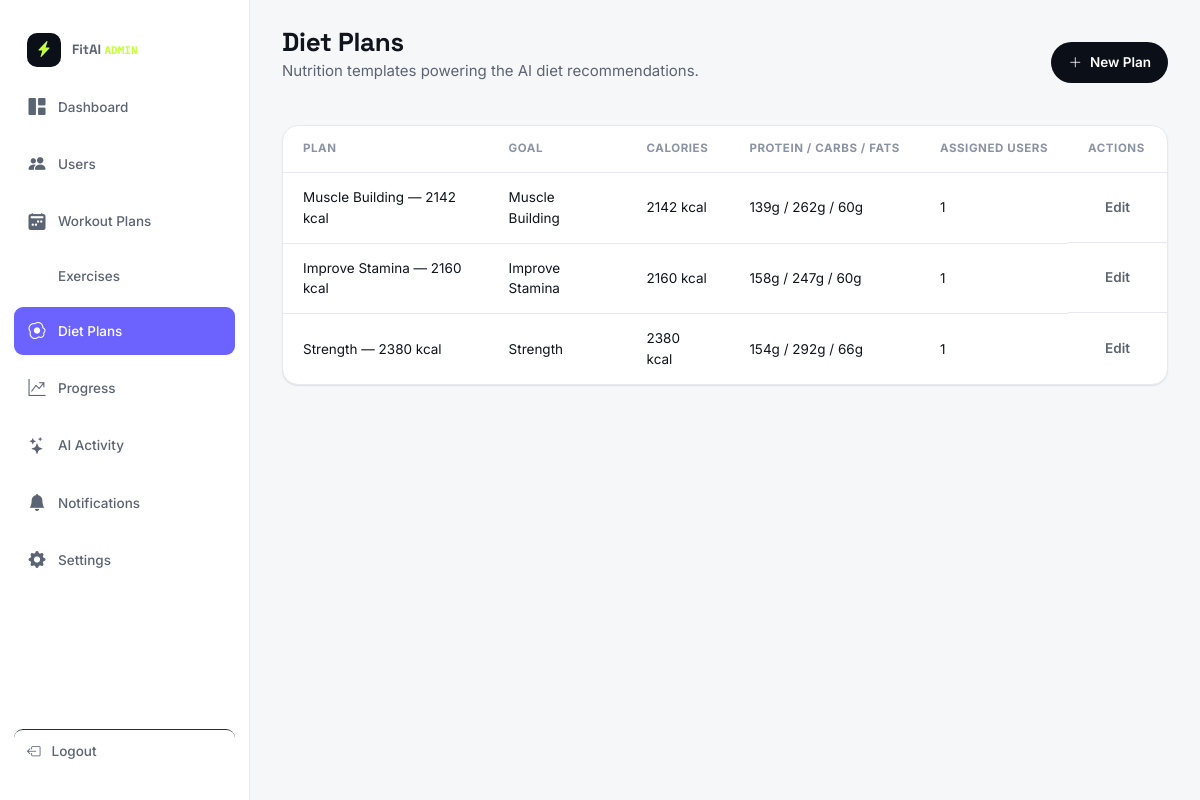
Page /admin-panel/diet-plans/ (signed in) on the committed database.
### core/models.py (models this page shows, shortened)
class DietTarget(models.Model):
    user = models.OneToOneField(User, on_delete=models.CASCADE, related_name="diet_target")
    calorie_target = models.PositiveSmallIntegerField(default=2400)
    protein_target = models.PositiveSmallIntegerField(default=150)
    carbs_target = models.PositiveSmallIntegerField(default=250)
    fat_target = models.PositiveSmallIntegerField(default=70)

class UserProfile(models.Model):
    user = models.OneToOneField(User, on_delete=models.CASCADE, related_name="profile")
    mobile = models.CharField(max_length=20, blank=True)
    goal = models.CharField(max_length=30, choices=GOAL_CHOICES, blank=True)
    age = models.PositiveSmallIntegerField(null=True, blank=True)
    gender = models.CharField(max_length=10, choices=GENDER_CHOICES, blank=True)
    height_cm = models.FloatField(null=True, blank=True)
    weight_kg = models.FloatField(null=True, blank=True)
    target_weight_kg = models.FloatField(null=True, blank=True)
    fitness_level = models.CharField(max_length=20, choices=FITNESS_LEVEL_CHOICES, default="Beginner")
    activity_level = models.CharField(max_length=20, choices=ACTIVITY_LEVEL_CHOICES, default="Moderately Active")
    measurements = models.CharField(max_length=255, blank=True)
    workout_location = models.CharField(max_length=10, choices=LOCATION_CHOICES, blank=True)
    workout_days = models.PositiveSmallIntegerField(default=5)
    workout_duration = models.CharField(max_length=20, blank=True)
    workout_time = models.CharField(max_length=20, blank=True)
    equipment = models.JSONField(default=list, blank=True)
    onboarding_complete = models.BooleanField(default=False)
    created_at = models.DateTimeField(auto_now_add=True)

### core/views.py (the view)
# urls.py: path("admin-panel/diet-plans/", views.admin_diet_plans, name="admin_diet_plans"),
@staff_required
def admin_diet_plans(request):
    targets = m.DietTarget.objects.select_related("user__profile")
    grouped = {}
    for t in targets:
        goal = t.user.profile.goal if hasattr(t.user, "profile") else "General"
        key = (goal, t.calorie_target)
        entry = grouped.setdefault(key, {
            "name": f"{goal or 'General'} — {t.calorie_target} kcal", "goal": goal,
            "calories": t.calorie_target, "protein": t.protein_target, "carbs": t.carbs_target,
            "fat": t.fat_target, "users": 0,
        })
        entry["users"] += 1
    return render(request, "admin_panel/diet_plans.html", {"plan_groups": list(grouped.values())})

### core/context_processors.py (called while the page is built)
def ensure_csrf_cookie(request):
    get_token(request)
    return {}

def app_context(request):
    ctx = {}
    if request.user.is_authenticated:
        profile, _ = UserProfile.objects.get_or_create(user=request.user)
        ctx["current_profile"] = profile
        ctx["unread_notifications_count"] = Notification.objects.filter(user=request.user, is_read=False).count()
        ctx["recent_notifications"] = Notification.objects.filter(user=request.user)[:6]
    return ctx

### core/views.py (called while the page is built)
def staff_required(view_func):
    @wraps(view_func)
    def wrapped(request, *args, **kwargs):
        if not (request.user.is_authenticated and request.user.is_staff):
            return redirect("admin_login")
        return view_func(request, *args, **kwargs)
    return wrapped

### templates/admin_panel/diet_plans.html (shortened to what this page needs)
{% extends "base.html" %}
{% load static %}
{% block extra_css %}<link rel="stylesheet" href="{% static 'css/dashboard.css' %}"><link rel="stylesheet" href="{% static 'css/admin.css' %}">{% endblock %}
{% block content %}
<div class="app-shell">
  {% include "components/admin_sidebar.html" with active="diet" %}
  <main class="main-content" id="main-content">
    <div class="topbar">
      <div class="topbar__greeting"><h1>Diet Plans</h1><p class="muted">Nutrition templates powering the AI diet recommendations.</p></div>
      <div class="topbar__actions"><a href="/admin/core/diettarget/add/" class="btn btn-dark btn-sm"><i class="bi bi-plus-lg"></i> New Plan</a></div>
    </div>
    <section class="card">
      <div class="table-wrap">
        <table class="admin-table">
          <thead><tr><th>Plan</th><th>Goal</th><th>Calories</th><th>Protein / Carbs / Fats</th><th>Assigned Users</th><th>Actions</th></tr></thead>
          <tbody>
            {% for g in plan_groups %}
            <tr>
              <td data-label="Plan">{{ g.name }}</td>
              <td data-label="Goal">{{ g.goal|default:"—" }}</td>
              <td data-label="Calories">{{ g.calories }} kcal</td>
              <td data-label="Macros">{{ g.protein }}g / {{ g.carbs }}g / {{ g.fat }}g</td>
              <td data-label="Users">{{ g.users }}</td>
              <td data-label="Actions" class="table-actions"><a href="/admin/core/diettarget/" class="btn btn-ghost btn-sm">Edit</a></td>
            </tr>
            {% empty %}
            <tr><td colspan="6" class="muted" style="text-align:center;padding:24px;">No diet plans yet.</td></tr>
            {% endfor %}
          </tbody>
        </table>
      </div>
    </section>
  </main>
</div>
{% endblock %}

### static/css/style.css (style rules this page uses)
:root { --navy-950:#0B0F17; --navy-900:#10151F; --navy-800:#171E2B; --navy-700:#232C3D; --line:#2A3346; --line-soft:#E7E9EE; --paper:#F6F7F9; --surface:#FFFFFF; --ink:#10141C; --ink-soft:#5B6472; --ink-faint:#8A93A3; --lime:#C6FF3D; --lime-ink:#1C2405; --violet:#6C63FF; --violet-soft:#EFEEFF; --red:#FF5C5C; --amber:#FFB020; --green:#2ED374; --r-sm:10px; --r-md:16px; --r-lg:24px; --r-pill:999px; --shadow-sm:0 1px 2px rgba(16,20,28,.06), 0 1px 1px rgba(16,20,28,.04); --shadow-md:0 8px 24px -8px rgba(16,20,28,.16); --shadow-lg:0 20px 48px -16px rgba(16,20,28,.28); --font-display:'Space Grotesk', 'Arial Narrow', sans-serif; --font-body:'Inter', -apple-system, BlinkMacSystemFont, sans-serif; --font-mono:'IBM Plex Mono', ui-monospace, monospace; --container:1240px; }
*,*::before,*::after { box-sizing:border-box; }
html { scroll-behavior:smooth; }
body { margin:0; font-family:var(--font-body); background:var(--paper); color:var(--ink); font-size:15px; line-height:1.55; -webkit-font-smoothing:antialiased; }
h1,h2,h3,h4,h5 { font-family:var(--font-display); color:var(--ink); margin:0 0 .5em; line-height:1.1; letter-spacing:-0.01em; }
p { margin:0 0 1em; }
a { color:inherit;text-decoration:none; }
.btn { display:inline-flex;align-items:center;justify-content:center;gap:8px; padding:13px 22px; border-radius:var(--r-pill); font-weight:600;font-size:14.5px; border:1.5px solid transparent; cursor:pointer; transition:transform .15s ease, box-shadow .15s ease, background .15s ease, color .15s ease, border-color .15s ease; min-height:46px; }
.btn-dark { background:var(--navy-950);color:#fff; }
.btn-ghost { background:transparent;color:var(--ink-soft);border-color:transparent; }
.btn-sm { padding:9px 16px;min-height:36px;font-size:13.5px; }
.card { background:var(--surface); border:1px solid var(--line-soft); border-radius:var(--r-md); box-shadow:var(--shadow-sm); }
.muted { color:var(--ink-soft); }
.app-shell { display:flex;height:100vh;overflow:hidden;background:var(--paper); }
.main-content { flex:1;min-width:0;height:100vh;overflow-y:auto;padding:28px 32px 100px; }
.topbar { display:flex;align-items:center;justify-content:space-between;gap:16px;margin-bottom:28px;flex-wrap:wrap; }
.topbar__greeting h1 { font-size:26px;margin-bottom:2px; }
.topbar__actions { display:flex;align-items:center;gap:10px;position:relative; }

### static/css/responsive.css (style rules this page uses)
html, body { width: 100%; max-width: 100%; overflow-x: hidden; }
body { min-width: 320px; }
* { box-sizing: border-box; }

### static/css/admin.css (style rules this page uses)
.table-wrap { overflow-x:auto; }
.admin-table { width:100%;border-collapse:collapse;font-size:13.5px; }
.admin-table thead th { text-align:left;padding:14px 20px;font-size:11.5px;text-transform:uppercase;letter-spacing:.05em; color:var(--ink-faint);border-bottom:1px solid var(--line-soft);white-space:nowrap; }
.admin-table tbody td { padding:14px 20px;border-bottom:1px solid var(--line-soft); }
.admin-table tbody tr:last-child td { border-bottom:none; }
.table-actions { display:flex;gap:4px;white-space:nowrap; }

### rows in the picture
DietTarget: name "Muscle Building — 2142 kcal", goal "Muscle Building", calories "2142", protein "139", carbs "262", fat "60", users "1"
DietTarget: name "Improve Stamina — 2160 kcal", goal "Improve Stamina", calories "2160", protein "158", carbs "247", fat "60", users "1"
DietTarget: name "Strength — 2380 kcal", goal "Strength", calories "2380", protein "154", carbs "292", fat "66", users "1"
